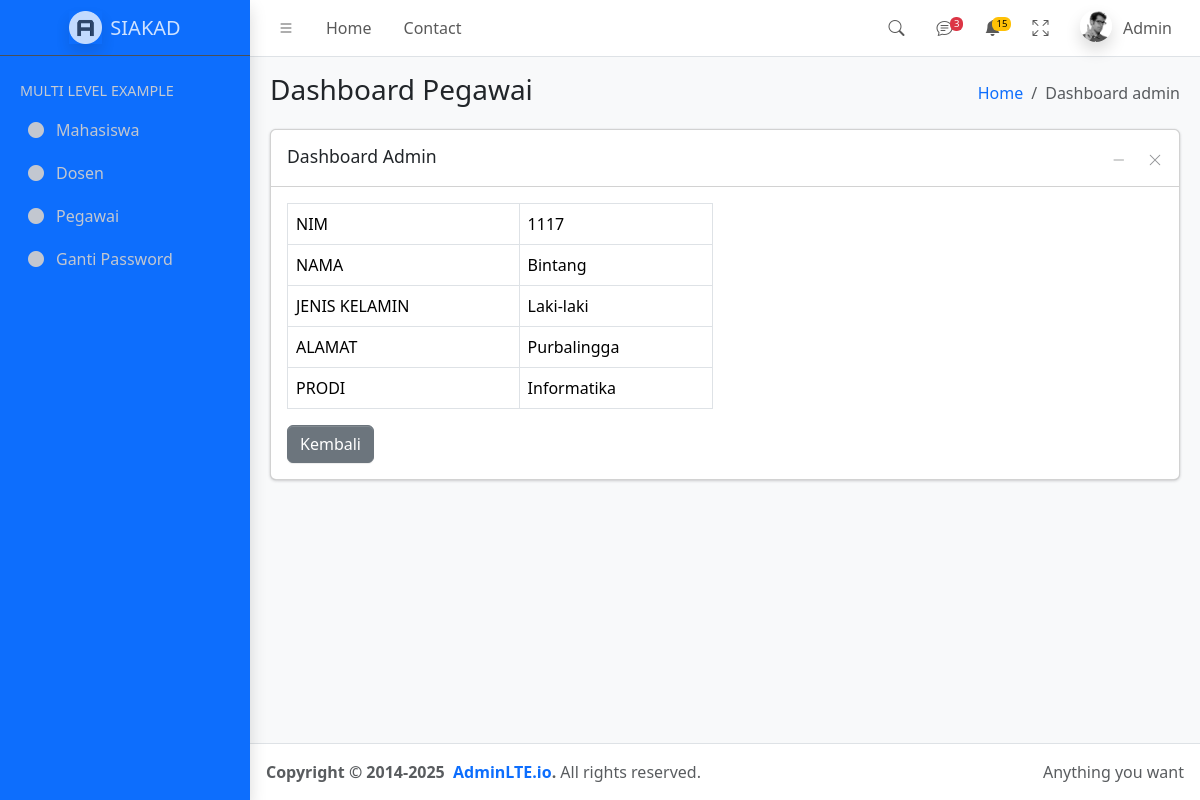
Page /admin/?p=detail-mhs&id=1 (signed in) on the committed database.
### tables this page shows
CREATE TABLE `mhs` (
  `id` int NOT NULL,
  `nim` varchar(12) NOT NULL,
  `nama` varchar(50) NOT NULL,
  `gender` enum('P','L') NOT NULL,
  `alamat` text NOT NULL,
  `prodi` int NOT NULL,
  `waktu` datetime NOT NULL
);

### admin/detail-mahasiswa.php (the view, shortened to what this page needs)
<?php
$idx=$_GET['id'];
require_once "../config.php";
$sql="select * from mhs where id='$idx'";
$data=$db->query($sql);
?>
<main class="app-main">
        <div class="app-content-header">
          <div class="container-fluid">
            <div class="row">
              <div class="col-sm-6"><h3 class="mb-0">Dashboard Pegawai</h3></div>
              <div class="col-sm-6">
                <ol class="breadcrumb float-sm-end">
                  <li class="breadcrumb-item"><a href="#">Home</a></li>
                  <li class="breadcrumb-item active" aria-current="page">Dashboard admin</li>
                </ol>
              </div>
            </div>
          </div>
        </div>
        <div class="app-content">
          <div class="container-fluid">
            <div class="row">
              <div class="col-12">
                <div class="card">
                  <div class="card-header">
                    <h3 class="card-title">Dashboard Admin</h3>
                    <div class="card-tools">
                      <button type="button" class="btn btn-tool" data-lte-toggle="card-collapse">
                        <i data-lte-icon="collapse" class="bi bi-dash-lg"></i>
                      </button>
                      <button
                        type="button"
                        class="btn btn-tool"
                        data-lte-toggle="card-remove"
                        title="Remove"
                      >
                        <i class="bi bi-x-lg"></i>
                      </button>
                    </div>
                  </div>
                  <div class="card-body">
                    <div class="row">
                      <div class="col-md-6">
                        <table class="table table-bordered">
<?php
foreach($data as $d){
  if($d['gender']=="L"){
    $jk="Laki-laki";
  }
  else{
    $jk="Perempuan";
  }
  switch ($d['prodi']){
    case '1': $prodi="Informatika"; break;
  }
  echo"<tr><td>NIM</td><td>$d[nim]</td></tr>";
  echo"<tr><td>NAMA</td><td>$d[nama]</td></tr>";
  echo"<tr><td>JENIS KELAMIN</td><td>$jk</td></tr>";
  echo"<tr><td>ALAMAT</td><td>$d[alamat]</td></tr>";
  echo"<tr><td>PRODI</td><td>$prodi</td></tr>";
}
?>
                        </table>
                        <a href="javascript:history.back(-1)" class="btn btn-secondary">Kembali</a>
                      </div>
                    </div>
                  </div>
                </div>
              </div>
            </div>
          </div>
        </div>
      </main>

### rows in the picture
mhs: nim "1117", nama "Bintang", gender "Laki-laki", alamat "Purbalingga", prodi "Informatika"
